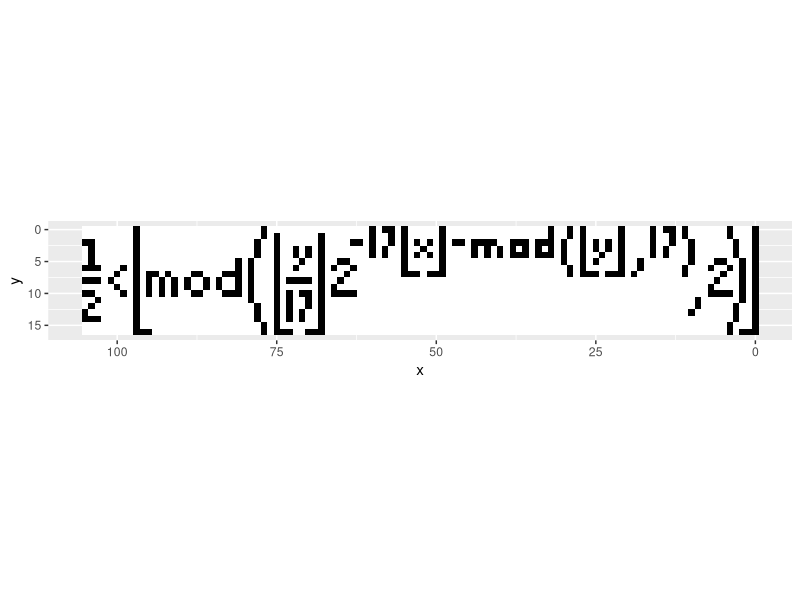

Generate this figure with R:
## ---- chunk 1
library(dplyr)
library(ggplot2)
library(gmp)
library(tidyr)
## ---- chunk 2
k <- as.bigz("960939379918958884971672962127852754715004339660129306651505519271702802395266424689642842174350718121267153782770623355993237280874144307891325963941337723487857735749823926629715517173716995165232890538221612403238855866184013235585136048828693337902491454229288667081096184496091705183454067827731551705405381627380967602565625016981482083418783163849115590225610003652351370343874461848378737238198224849863465033159410054974700593138339226497249461751545728366702369745461014655997933798537483143786841806593422227898388722980000748404719")
# 1/2 < floor(mod(floor(y/17)*2^(-17*floor(x)-mod(floor(y), 17)),2))
mod <- `%%`
f0 <- function(x, y) 1/2 < mod((y %/% 17) %/% 2 ** (17 * x + mod(y, 17)), 2)
f <- function(x, y) f0(x, k + y)
z <- crossing(data_frame(x = seq(0, 105)), data_frame(y = seq(0, 16))) %>%
  mutate(z = f(x, y))
## ---- chunk 3
ggplot(z) +
  aes(x = x, y = y, fill = z) +
  geom_tile(show.legend=FALSE) +
  coord_fixed(ratio=1) +
  scale_x_reverse() +
  scale_y_reverse() +
  scale_fill_manual(values = c("white", "black"))
